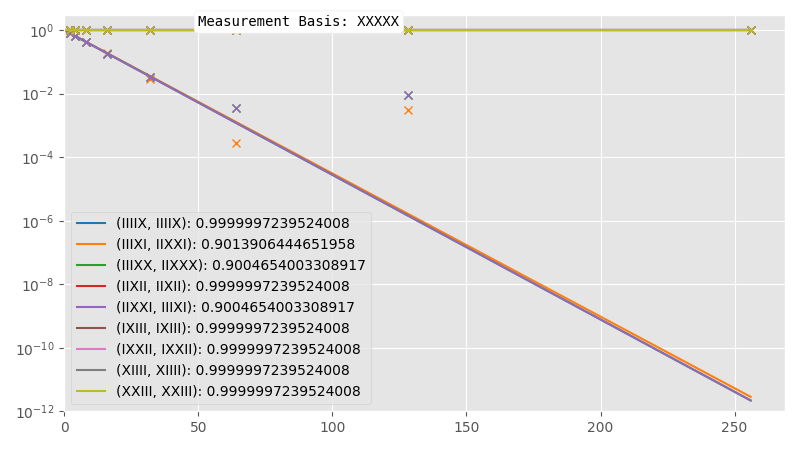
#> input picture tutorial_notebooks/testrun/XXXXX.png, 800 x 450 px
$ python combine_image.py
#> lines starting #> are read from the running program, lines starting #| are printed output that depends on the picture
from PIL import Image

def combine_images(images, output_path):
    # Ensure there are exactly 9 images
#> called with output_path = 'combined_image.jpg'
    if len(images) != 9:
        raise ValueError("You must provide exactly 9 images.")

    # Open all images and ensure they have the same size
    opened_images = [Image.open(img) for img in images]
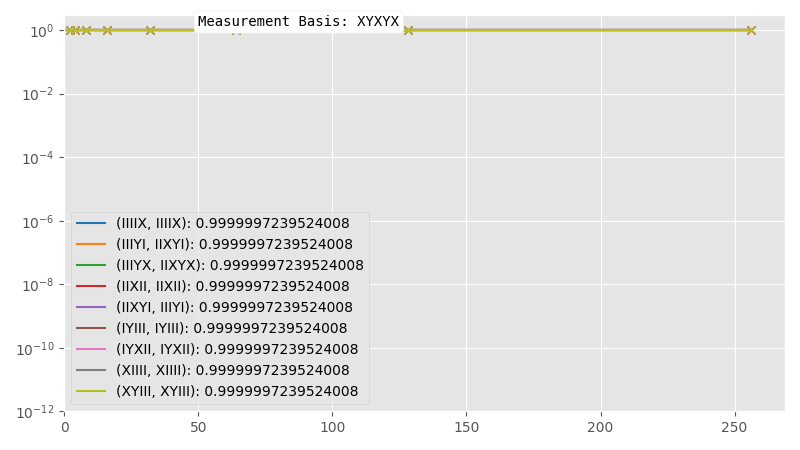
#> input picture tutorial_notebooks/testrun/XYXYX.png, 800 x 450 px
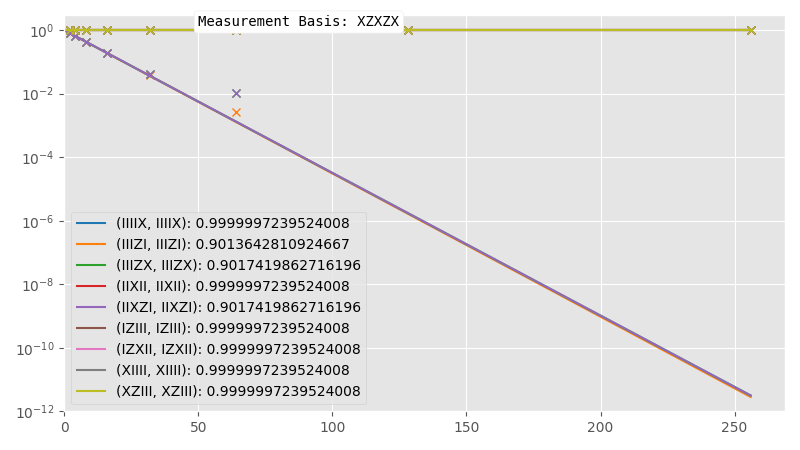
#> input picture tutorial_notebooks/testrun/XZXZX.png, 800 x 450 px
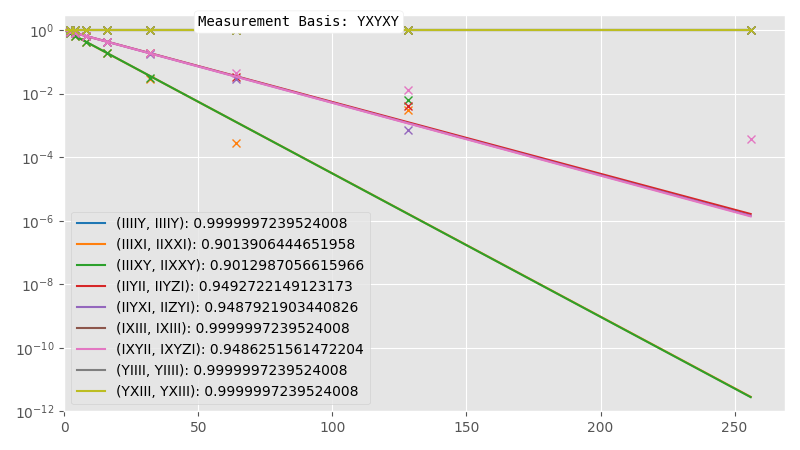
#> input picture tutorial_notebooks/testrun/YXYXY.png, 800 x 450 px
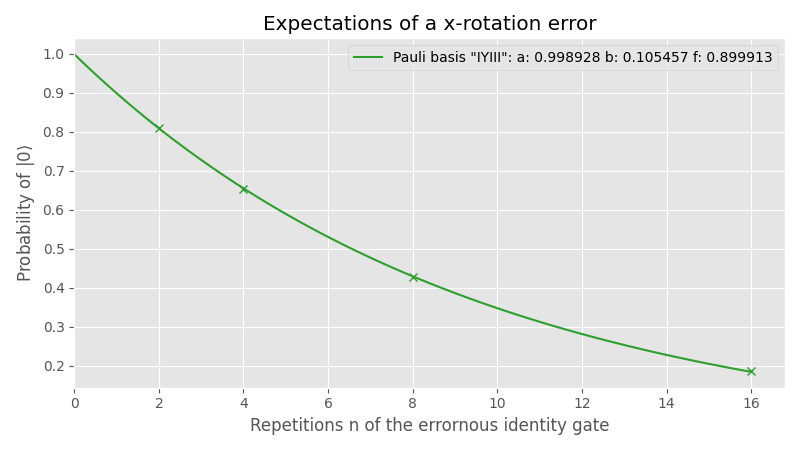
#> input picture tutorial_notebooks/testrun/YYYYY.png, 800 x 450 px
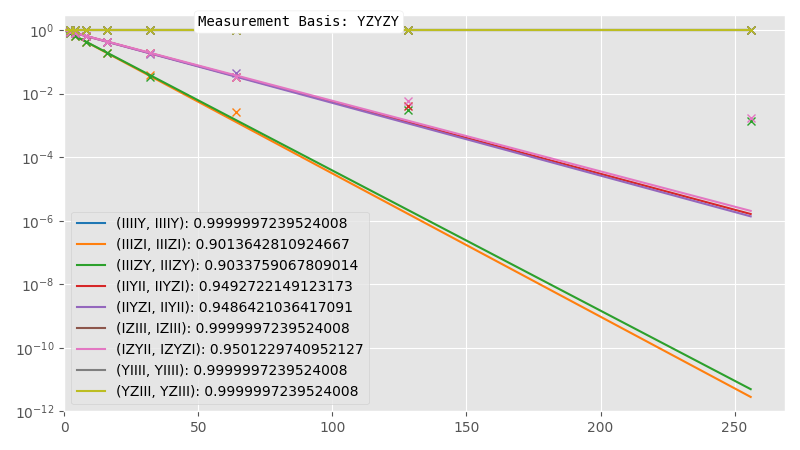
#> input picture tutorial_notebooks/testrun/YZYZY.png, 800 x 450 px
    widths, heights = zip(*(img.size for img in opened_images))

    # Use the smallest width and height to resize all images
    min_width, min_height = min(widths), min(heights)
    resized_images = [img.resize((min_width, min_height)) for img in opened_images]

    # Create a new blank image with the size for the 3x3 grid
    grid_width = 3 * min_width
    grid_height = 3 * min_height
    grid_image = Image.new("RGB", (grid_width, grid_height))

    # Paste images into the grid
    for idx, img in enumerate(resized_images):
        row, col = divmod(idx, 3)
        grid_image.paste(img, (col * min_width, row * min_height))

    # Save the resulting image
    grid_image.save(output_path)
    print(f"Combined image saved to {output_path}")

# Example usage
image_files = [
    "XXXXX.png", "XYXYX.png", "XZXZX.png",
    "YXYXY.png", "YYYYY.png", "YZYZY.png",
    "ZXZXZ.png", "ZYZYZ.png", "ZZZZZ.png",
]

output_file = "combined_image.jpg"
#> (the run stopped early here; a loop or call above may not have finished)
